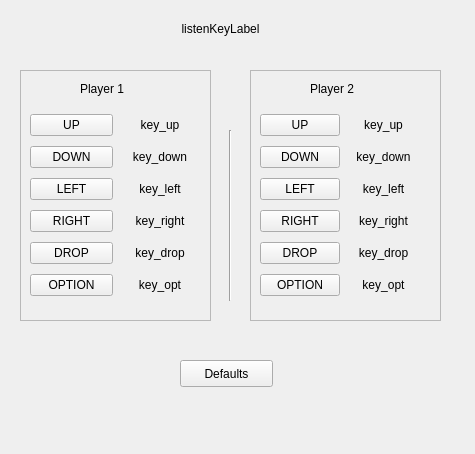
<?xml version="1.0" encoding="UTF-8"?>
<ui version="4.0">
 <class>KeySettingsWidget</class>
 <widget class="QWidget" name="KeySettingsWidget">
  <property name="geometry">
   <rect>
    <x>0</x>
    <y>0</y>
    <width>475</width>
    <height>454</height>
   </rect>
  </property>
  <property name="windowTitle">
   <string>Form</string>
  </property>
  <widget class="Line" name="line">
   <property name="geometry">
    <rect>
     <x>220</x>
     <y>130</y>
     <width>20</width>
     <height>171</height>
    </rect>
   </property>
   <property name="orientation">
    <enum>Qt::Vertical</enum>
   </property>
  </widget>
  <widget class="QFrame" name="player1">
   <property name="geometry">
    <rect>
     <x>20</x>
     <y>70</y>
     <width>191</width>
     <height>251</height>
    </rect>
   </property>
   <property name="frameShape">
    <enum>QFrame::StyledPanel</enum>
   </property>
   <property name="frameShadow">
    <enum>QFrame::Raised</enum>
   </property>
   <widget class="QLabel" name="label_4">
    <property name="geometry">
     <rect>
      <x>10</x>
      <y>50</y>
      <width>31</width>
      <height>17</height>
     </rect>
    </property>
    <property name="text">
     <string/>
    </property>
   </widget>
   <widget class="QLabel" name="label">
    <property name="geometry">
     <rect>
      <x>60</x>
      <y>10</y>
      <width>62</width>
      <height>17</height>
     </rect>
    </property>
    <property name="text">
     <string>Player 1</string>
    </property>
   </widget>
   <widget class="QWidget" name="layoutWidget">
    <property name="geometry">
     <rect>
      <x>10</x>
      <y>40</y>
      <width>171</width>
      <height>194</height>
     </rect>
    </property>
    <layout class="QGridLayout" name="gridLayout">
     <item row="0" column="0">
      <widget class="QPushButton" name="upButton1">
       <property name="text">
        <string>UP</string>
       </property>
      </widget>
     </item>
     <item row="1" column="0">
      <widget class="QPushButton" name="downButton1">
       <property name="text">
        <string>DOWN</string>
       </property>
      </widget>
     </item>
     <item row="4" column="0">
      <widget class="QPushButton" name="dropButton1">
       <property name="text">
        <string>DROP</string>
       </property>
      </widget>
     </item>
     <item row="4" column="1">
      <widget class="QLabel" name="key_drop_1">
       <property name="text">
        <string>key_drop</string>
       </property>
       <property name="alignment">
        <set>Qt::AlignCenter</set>
       </property>
      </widget>
     </item>
     <item row="5" column="0">
      <widget class="QPushButton" name="optButton1">
       <property name="text">
        <string>OPTION</string>
       </property>
      </widget>
     </item>
     <item row="5" column="1">
      <widget class="QLabel" name="key_opt_1">
       <property name="text">
        <string>key_opt</string>
       </property>
       <property name="alignment">
        <set>Qt::AlignCenter</set>
       </property>
      </widget>
     </item>
     <item row="0" column="1">
      <widget class="QLabel" name="key_up_1">
       <property name="text">
        <string>key_up</string>
       </property>
       <property name="alignment">
        <set>Qt::AlignCenter</set>
       </property>
      </widget>
     </item>
     <item row="1" column="1">
      <widget class="QLabel" name="key_down_1">
       <property name="text">
        <string>key_down</string>
       </property>
       <property name="alignment">
        <set>Qt::AlignCenter</set>
       </property>
      </widget>
     </item>
     <item row="2" column="0">
      <widget class="QPushButton" name="leftButton1">
       <property name="text">
        <string>LEFT</string>
       </property>
      </widget>
     </item>
     <item row="3" column="0">
      <widget class="QPushButton" name="rightButton1">
       <property name="text">
        <string>RIGHT</string>
       </property>
      </widget>
     </item>
     <item row="2" column="1">
      <widget class="QLabel" name="key_left_1">
       <property name="text">
        <string>key_left</string>
       </property>
       <property name="alignment">
        <set>Qt::AlignCenter</set>
       </property>
      </widget>
     </item>
     <item row="3" column="1">
      <widget class="QLabel" name="key_right_1">
       <property name="text">
        <string>key_right</string>
       </property>
       <property name="alignment">
        <set>Qt::AlignCenter</set>
       </property>
      </widget>
     </item>
    </layout>
   </widget>
  </widget>
  <widget class="QFrame" name="player2">
   <property name="geometry">
    <rect>
     <x>250</x>
     <y>70</y>
     <width>191</width>
     <height>251</height>
    </rect>
   </property>
   <property name="frameShape">
    <enum>QFrame::StyledPanel</enum>
   </property>
   <property name="frameShadow">
    <enum>QFrame::Raised</enum>
   </property>
   <widget class="QLabel" name="label_2">
    <property name="geometry">
     <rect>
      <x>60</x>
      <y>10</y>
      <width>62</width>
      <height>17</height>
     </rect>
    </property>
    <property name="text">
     <string>Player 2</string>
    </property>
   </widget>
   <widget class="QWidget" name="layoutWidget">
    <property name="geometry">
     <rect>
      <x>10</x>
      <y>40</y>
      <width>161</width>
      <height>194</height>
     </rect>
    </property>
    <layout class="QGridLayout" name="gridLayout_2">
     <item row="0" column="0">
      <widget class="QPushButton" name="upButton2">
       <property name="text">
        <string>UP</string>
       </property>
      </widget>
     </item>
     <item row="1" column="0">
      <widget class="QPushButton" name="downButton2">
       <property name="text">
        <string>DOWN</string>
       </property>
      </widget>
     </item>
     <item row="4" column="0">
      <widget class="QPushButton" name="dropButton2">
       <property name="text">
        <string>DROP</string>
       </property>
      </widget>
     </item>
     <item row="4" column="1">
      <widget class="QLabel" name="key_drop_2">
       <property name="text">
        <string>key_drop</string>
       </property>
       <property name="alignment">
        <set>Qt::AlignCenter</set>
       </property>
      </widget>
     </item>
     <item row="5" column="0">
      <widget class="QPushButton" name="optButton2">
       <property name="text">
        <string>OPTION</string>
       </property>
      </widget>
     </item>
     <item row="5" column="1">
      <widget class="QLabel" name="key_opt_2">
       <property name="text">
        <string>key_opt</string>
       </property>
       <property name="alignment">
        <set>Qt::AlignCenter</set>
       </property>
      </widget>
     </item>
     <item row="0" column="1">
      <widget class="QLabel" name="key_up_2">
       <property name="text">
        <string>key_up</string>
       </property>
       <property name="alignment">
        <set>Qt::AlignCenter</set>
       </property>
      </widget>
     </item>
     <item row="1" column="1">
      <widget class="QLabel" name="key_down_2">
       <property name="text">
        <string>key_down</string>
       </property>
       <property name="alignment">
        <set>Qt::AlignCenter</set>
       </property>
      </widget>
     </item>
     <item row="2" column="0">
      <widget class="QPushButton" name="leftButton2">
       <property name="text">
        <string>LEFT</string>
       </property>
      </widget>
     </item>
     <item row="3" column="0">
      <widget class="QPushButton" name="rightButton2">
       <property name="text">
        <string>RIGHT</string>
       </property>
      </widget>
     </item>
     <item row="2" column="1">
      <widget class="QLabel" name="key_left_2">
       <property name="text">
        <string>key_left</string>
       </property>
       <property name="alignment">
        <set>Qt::AlignCenter</set>
       </property>
      </widget>
     </item>
     <item row="3" column="1">
      <widget class="QLabel" name="key_right_2">
       <property name="text">
        <string>key_right</string>
       </property>
       <property name="alignment">
        <set>Qt::AlignCenter</set>
       </property>
      </widget>
     </item>
    </layout>
   </widget>
  </widget>
  <widget class="QLabel" name="listenKeyLabel">
   <property name="geometry">
    <rect>
     <x>130</x>
     <y>20</y>
     <width>181</width>
     <height>17</height>
    </rect>
   </property>
   <property name="text">
    <string>listenKeyLabel</string>
   </property>
   <property name="alignment">
    <set>Qt::AlignCenter</set>
   </property>
  </widget>
  <widget class="QPushButton" name="defaultButton">
   <property name="geometry">
    <rect>
     <x>180</x>
     <y>360</y>
     <width>93</width>
     <height>27</height>
    </rect>
   </property>
   <property name="text">
    <string>Defaults</string>
   </property>
  </widget>
 </widget>
 <resources/>
 <connections/>
</ui>
